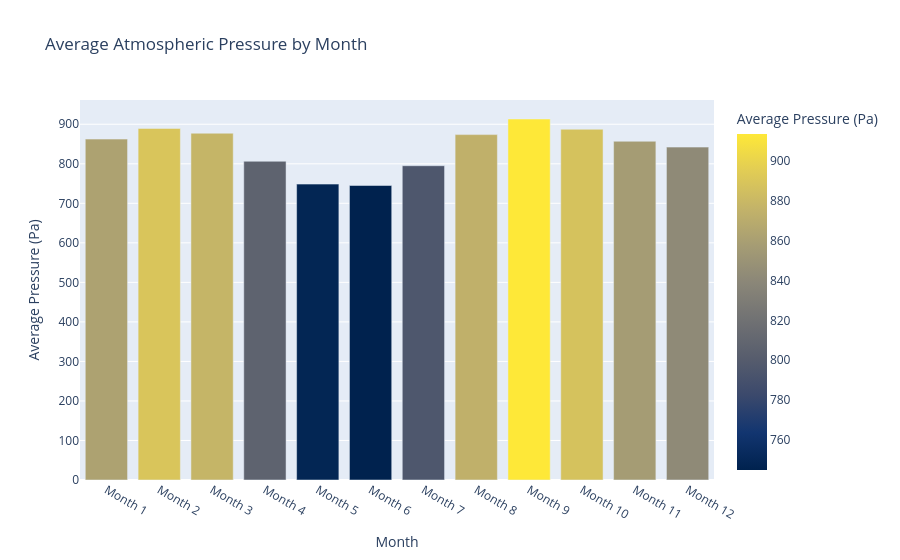

The cell this chart's notebook holds for it:
### Markdown cell above
**3B.** Using your grouped results above to plot a bar chart of the average atmospheric pressure by month.

### Code cell
# Bar chart of the average atmospheric pressure by month
fig_pressure_bar = px.bar(avg_pressure_by_month.sort_values('month_num'), # Sort by numerical month
                          x='month_label', # Use month_label for display
                          y='pressure',
                          title='Average Atmospheric Pressure by Month',
                          labels={'month_label': 'Month', 'pressure': 'Average Pressure (Pa)'},
                          color='pressure', # Color bars based on pressure
                          color_continuous_scale=px.colors.sequential.Cividis) # Choose a color scale
fig_pressure_bar.update_layout(xaxis_title_text='Month', yaxis_title_text='Average Pressure (Pa)')
fig_pressure_bar.write_html('avg_pressure_by_month_bar_chart.html')
fig_pressure_bar.show()
print("\n3B. Bar chart of average atmospheric pressure by month generated and saved as 'avg_pressure_by_month_bar_chart.html'.")
print("    Months on the chart's X-axis are now sorted numerically (Month 1, Month 2, ...).")

### Figure 1 — Plotly figure (JSON) as saved in the notebook; plotly's stock layout.template omitted (floating-point values rounded to 4 significant figures)
{"data": [{"alignmentgroup": "True", "hovertemplate": "Month=%{x}<br>Average Pressure (Pa)=%{marker.color}<extra></extra>", "legendgroup": "", "marker": {"color": [862.5, 889.5, 877.3, 806.3, 748.6, 745.1, 795.1, 873.8, 913.3, 887.3, 857.0, 842.2], "coloraxis": "coloraxis", "pattern": {"shape": ""}}, "name": "", "offsetgroup": "", "orientation": "v", "showlegend": false, "textposition": "auto", "type": "bar", "x": ["Month 1", "Month 2", "Month 3", "Month 4", "Month 5", "Month 6", "Month 7", "Month 8", "Month 9", "Month 10", "Month 11", "Month 12"], "xaxis": "x", "y": [862.5, 889.5, 877.3, 806.3, 748.6, 745.1, 795.1, 873.8, 913.3, 887.3, 857.0, 842.2], "yaxis": "y"}], "layout": {"autosize": true, "barmode": "relative", "coloraxis": {"colorbar": {"title": {"text": "Average Pressure (Pa)"}}, "colorscale": [[0, "#00224e"], [0.1111, "#123570"], [0.2222, "#3b496c"], [0.3333, "#575d6d"], [0.4444, "#707173"], [0.5556, "#8a8678"], [0.6667, "#a59c74"], [0.7778, "#c3b369"], [0.8889, "#e1cc55"], [1, "#fee838"]]}, "legend": {"tracegroupgap": 0}, "title": {"text": "Average Atmospheric Pressure by Month"}, "xaxis": {"anchor": "y", "autorange": true, "domain": [0, 1], "range": [-0.5, 11.5], "title": {"text": "Month"}, "type": "category"}, "yaxis": {"anchor": "x", "autorange": true, "domain": [0, 1], "range": [0, 961.4], "title": {"text": "Average Pressure (Pa)"}, "type": "linear"}}}
